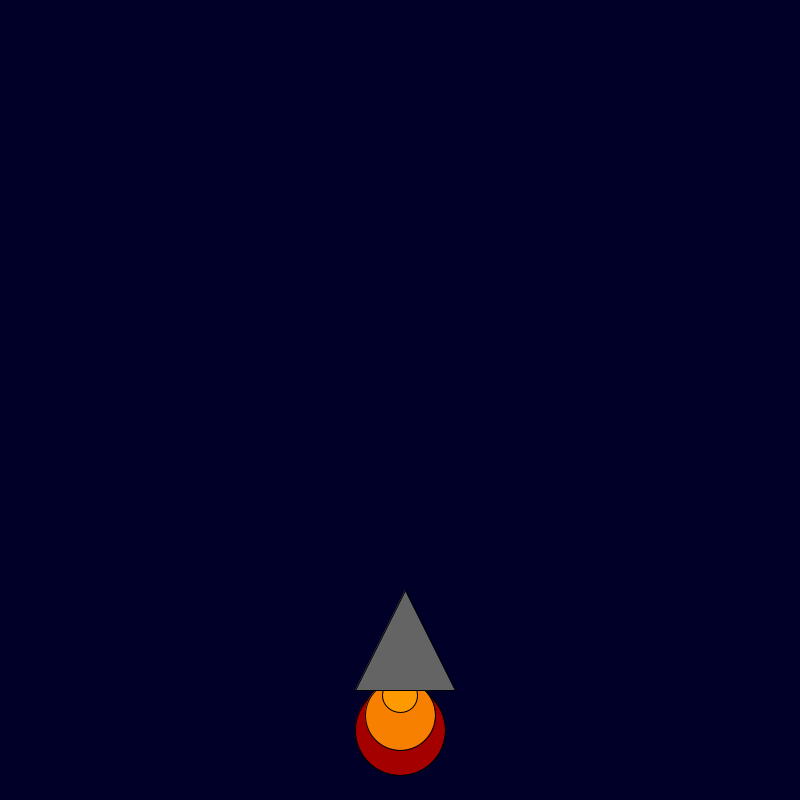
Frame 1 (no input)
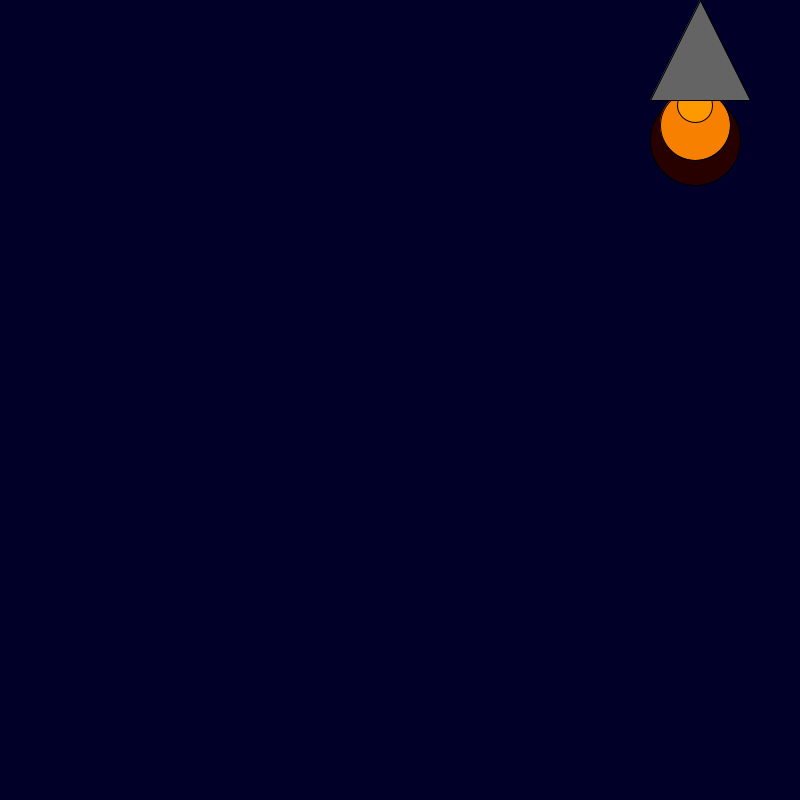
Frame 60 (the mouse pressed at the canvas centre just before this capture)
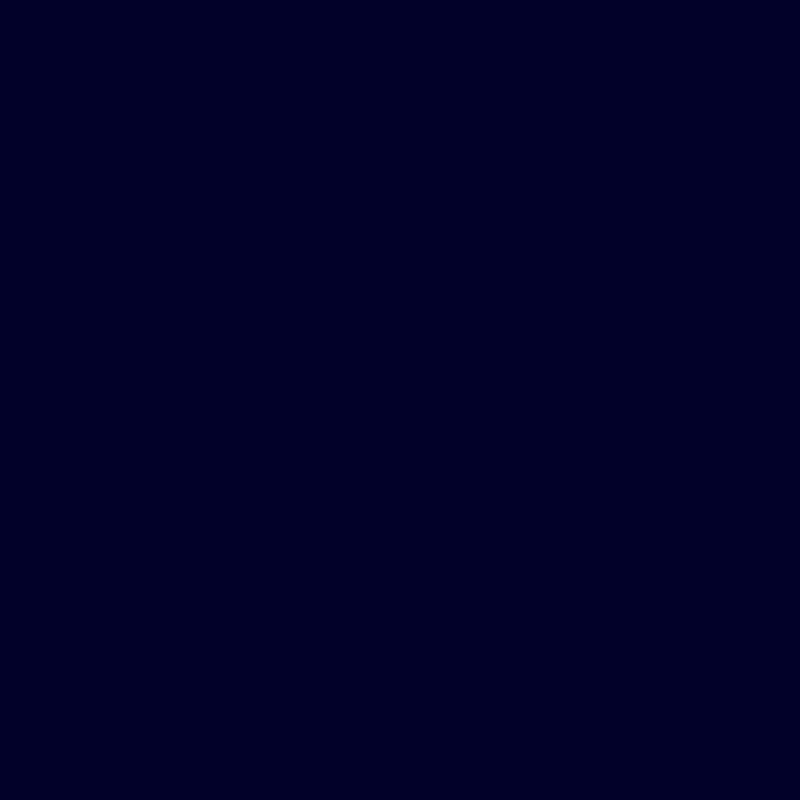
Frame 120 (the mouse held since frame 60 and released just before this capture)

The Processing sketch that drew these frames (run headless with seeded random() and noise(); from frame 60 on, the mouse is pressed at the canvas centre):

// Processing sketch: Recipes_html
// ── Recipes_html.pde
int x = 400; 
int y = 600; 

void setup() {

    background(0, 0, 40); size(800, 800);

}

void draw() {
background(0, 0, 40); size(800, 800);
    fill(random(255), 0, 0);
    ellipse(x, y + 130, 90, 90);
    fill(248, 128, 0);
    ellipse(x, y + 115, 70, 70);
    fill(255, 153, 0);
    ellipse(x, y + 95, 35, 35);
    fill(100, 100, 100);
    triangle(x=x+5, y=y-20 + 10, x + 50, y + 100, x - 50, y + 100);

}
    
